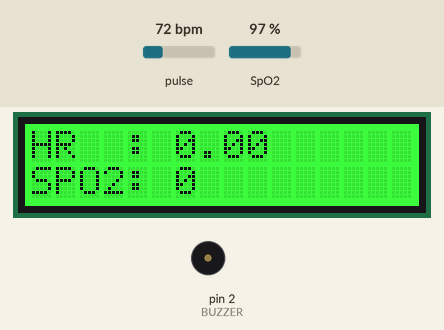
Recording of a sketch running on a simulated Arduino Uno, built with avr-gcc and run on an emulated ATmega328P. On the bench: 16×2 character LCD, buzzer (waves = sounding, pin HIGH). Inputs (shaded band) come from the test bench; at power-on: pulse 72 bpm, SpO2 97 %. What the sketch prints to the serial monitor is not drawn.

Above: at 1.6 s.
1.7 s: pulse set to 98 bpm
At 4.2 s:
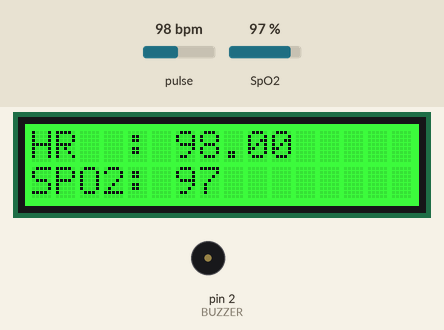
4.5 s: pulse set to 102 bpm
At 6.3 s:
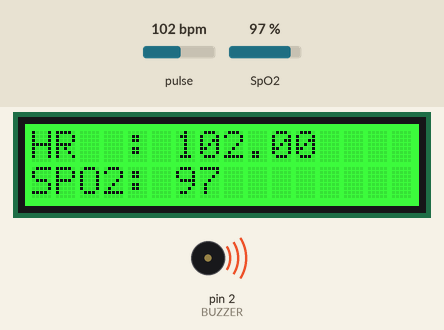
6.6 s: SpO2 set to 80 %
At 8.3 s:
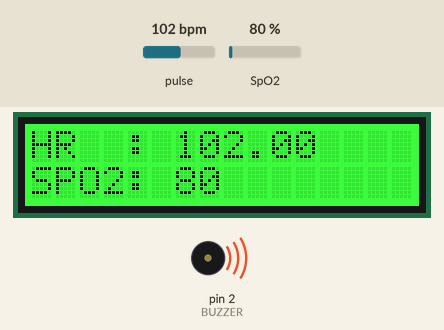
8.6 s: SpO2 set to 85 %
At 9.5 s:
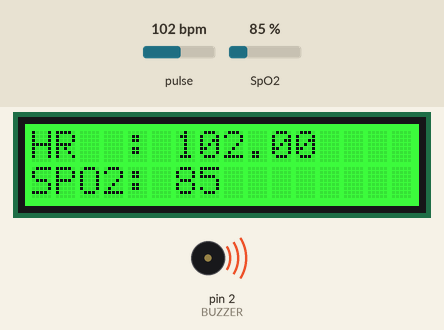
Timing chart, 0 to 11.6 s (numbered marks = the images above; inputs shaded):
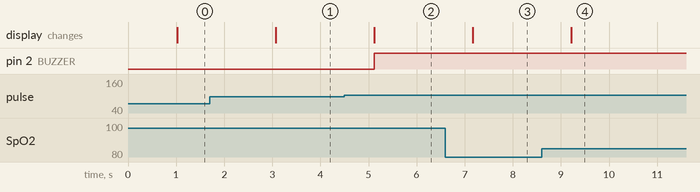

The sketch:

heartRateSensorLCD.ino
```cpp
#include <Wire.h>
#include "rgb_lcd.h"
#include "MAX30100_PulseOximeter.h"
#define REPORTING_PERIOD_MS 1000
#define HR_THRES            100   // Heart rate threshold
#define BUZZER              2     // Buzzer connects to Digital Port D2

uint32_t tsLastReport = 0;
// Initialize LCD
rgb_lcd lcd;
// Initialize a Pulse Oximeter instance (beat detection, heart rate, SpO2)
PulseOximeter pox;
// Callback (registered below) fired when a pulse is detected
void onBeatDetected()
{
    Serial.println("Beat!");
}

void setup()
{
    pinMode(BUZZER, OUTPUT);
    Serial.begin(115200);
    lcd.begin(16, 2);                               // Init LCD
    lcd.setRGB(0, 255, 0);                          // Green LCD Back Light
    Serial.print("Initializing pulse oximeter..");
    lcd.print("Initializing POx.");
    // Initialize the PulseOximeter instance
    if (!pox.begin()) {
        Serial.println("FAILED");
        lcd.setRGB(255, 0, 0);                      // Red LCD Back Light
        lcd.print("FAILED");
        while(1);
    }
    else {
        Serial.println("SUCCESS");
    }
    // The default current for the IR LED is 50mA and it can be modified
    // by editing the following line. Check MAX30100_Registers.h for all
    // the available options.
    pox.setIRLedCurrent(MAX30100_LED_CURR_7_6MA);
    // Register a callback for the beat detection
    pox.setOnBeatDetectedCallback(onBeatDetected);
}
void loop()
{
    float hr;
    unsigned char spo2;
    pox.update();
    if (millis() - tsLastReport > REPORTING_PERIOD_MS) {
        hr   = pox.getHeartRate();
        spo2 = pox.getSpO2();
        Serial.print("Heart rate:"); Serial.print(hr);
        Serial.print("bpm / SpO2:"); Serial.print(spo2);
        Serial.println("%");

        lcd.clear();
        lcd.setCursor(0, 0); lcd.print("HR  : "); lcd.print(hr);
        lcd.setCursor(0, 1); lcd.print("SPO2: "); lcd.print(spo2);

        if(hr >= HR_THRES) {digitalWrite(BUZZER, HIGH);}
        else {digitalWrite(BUZZER, LOW);}

        tsLastReport = millis();
    }
}
```

Measured:
- the behaviour switches between 99 and 100 bpm on pulse (found by bisection; images 1 and 2)
- after the input at 1.7 s, the display: changes after 1.4 s (image 1)
- after the input at 4.5 s, pin 2 (BUZZER): LOW → HIGH after 0.62 s; the display: changes after 0.62 s (image 2)
- after the input at 6.6 s, the display: changes after 0.57 s (image 3)
- after the input at 8.6 s, the display: changes after 0.62 s (image 4)
